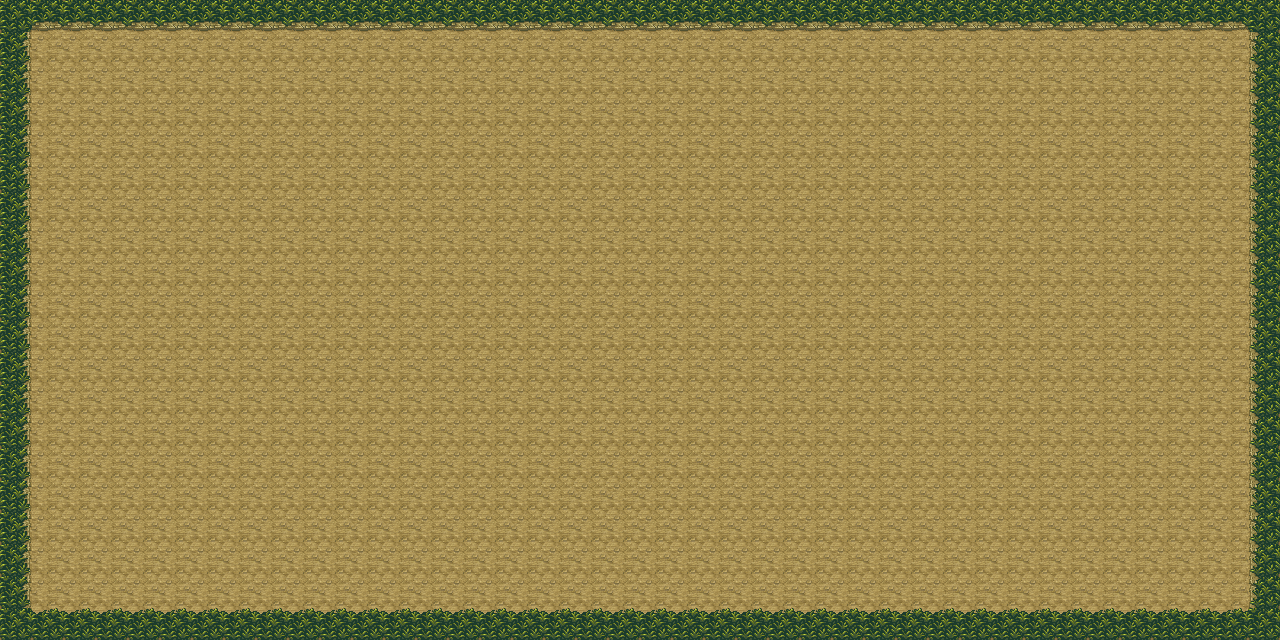

This game map was drawn from its Tiled (.tmx) file and the tilesets committed beside it. A one-line description and the trimmed map source follow:
An orthogonal 40x20 tile map with 32x32 px tiles, 2 tile layers (background, wall).

<map version="1.0" orientation="orthogonal" renderorder="right-down" width="40" height="20" tilewidth="32" tileheight="32" nextobjectid="1">
 <tileset firstgid="1" name="test" tilewidth="32" tileheight="32" tilecount="256" columns="16">
  <image source="test.png" width="512" height="512" />
 </tileset>
 <layer name="background" width="40" height="20">
  <data>[800 cells, 800 non-empty, 1 distinct tile ids]</data>
 </layer>
 <layer name="wall" width="40" height="20">
  <data>[800 cells, 116 non-empty, 5 distinct tile ids]</data>
 </layer>
</map>
